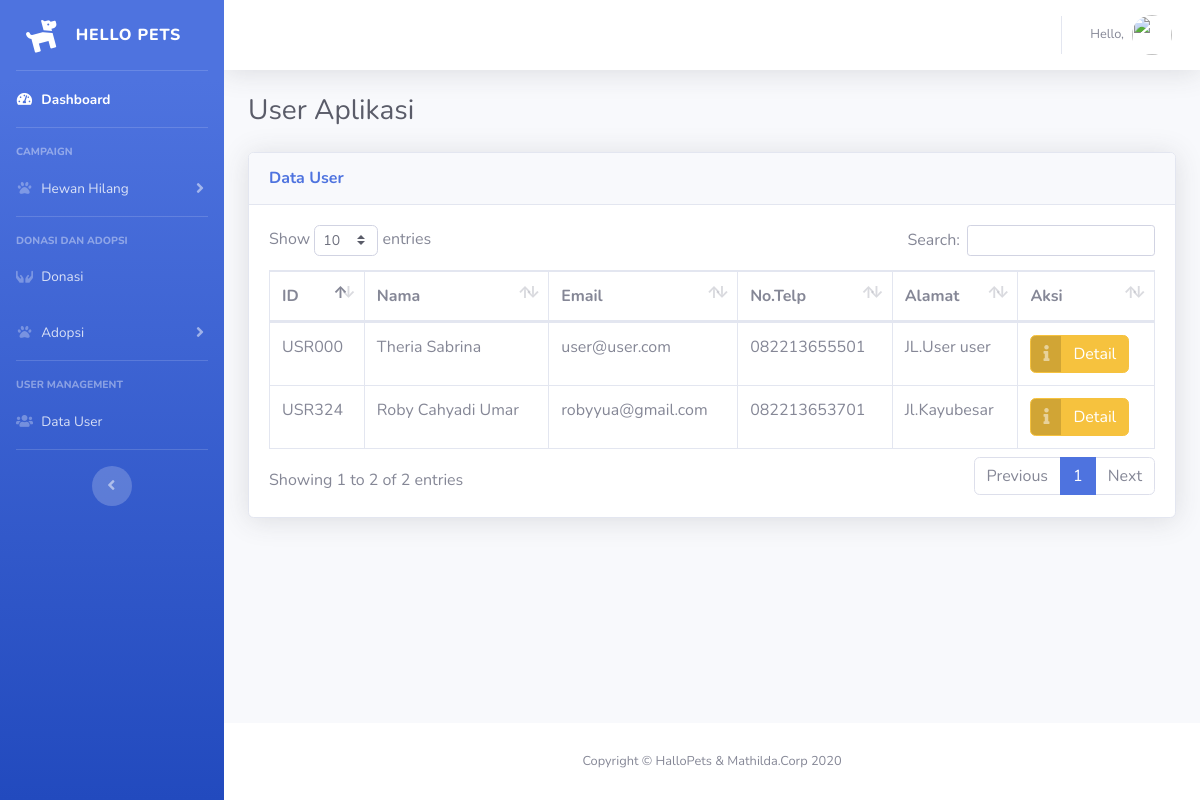
The app's page /admin/index.php?page=user (signed in) with its own data.
### tables this page shows
CREATE TABLE `user` (
  `id` char(6) NOT NULL,
  `nama` varchar(100) DEFAULT NULL,
  `email` varchar(30) DEFAULT NULL,
  `alamat` text DEFAULT NULL,
  `telp` text DEFAULT NULL,
  `pict` varchar(100) DEFAULT NULL
);

### admin/functions.php (called while the page is built, shortened)
<?php
include "../db/db-connection.php";
function userData($data)	{
	global $conn;
	if ($data == 'all') {
		$query 	= "SELECT * FROM user";
		$result	= mysqli_query($conn,$query);
		$rows	= [];
		while ($row = mysqli_fetch_assoc($result)) {
			$rows[] = $row;
		}
		return $rows;
	}
	elseif ($data == 'jumlah') {
		$query 	= "SELECT * FROM user";
		$result	= mysqli_query($conn,$query);
		$rows	= mysqli_num_rows($result);
		return $rows;
	}
}
?>

### admin/user.php (the view, shortened to what this page needs)
<?php
$user 	= userData('all');
?>
<div class="d-sm-flex align-items-center justify-content-between mb-4">
	<h1 class="h3 mb-0 text-gray-800">User Aplikasi</h1>
</div>
<div class="card shadow mb-4">
	<div class="card-header py-3 d-flex flex-row align-items-center justify-content-between">
		<h6 class="m-0 font-weight-bold text-primary">Data User</h6>
	</div>
	<div class="card-body">
		<div class="table-responsive">
			<table class="table table-bordered" id="dataTable" width="100%" cellspacing="0">
				<thead>
					<tr>
						<th>ID</th>
						<th>Nama</th>
						<th>Email</th>
						<th>No.Telp</th>
						<th>Alamat</th>
						<th>Aksi</th>
					</tr>
				</thead>
				<tbody>
					<?php foreach ($user as $userdata) : ?>
						<tr>
							<td><?= $userdata['id']; ?></td>
							<td><?= $userdata['nama']; ?></td>
							<td><?= $userdata['email']; ?></td>
							<td><?= $userdata['telp']; ?></td>
							<td><?= $userdata['alamat']; ?></td>
							<td>
								<a href="#" class="btn btn-warning btn-icon-split userdetail"
								data-id ="<?= $userdata['id']; ?>"
								data-nama ="<?= $userdata['nama']; ?>"
								data-email ="<?= $userdata['email']; ?>"
								data-telp ="<?= $userdata['telp']; ?>"
								data-alamat ="<?= $userdata['alamat']; ?>"
								data-pict = "<?= $userdata['pict']; ?>" >
								<span class="icon text-white-50">
									<i class="fas fa-info"></i>
								</span>
								<span class="text">Detail</span>
							</a>
						</td>
					</tr>
				<?php endforeach; ?>
			</tbody>
		</table>
	</div>
</div>
</div>

### records on screen
user: id "USR000", nama "Theria Sabrina", email "user@user.com", telp "082213655501", alamat "JL.User user"
user: id "USR324", nama "Roby Cahyadi Umar", email "robyyua@gmail.com", telp "082213653701", alamat "Jl.Kayubesar"
